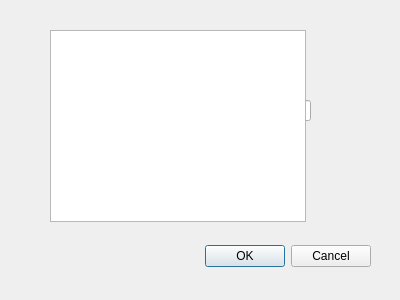
<?xml version="1.0" encoding="UTF-8"?>
<ui version="4.0">
 <class>Dialog</class>
 <widget class="QDialog" name="Dialog">
  <property name="geometry">
   <rect>
    <x>0</x>
    <y>0</y>
    <width>400</width>
    <height>300</height>
   </rect>
  </property>
  <property name="windowTitle">
   <string>Dialog</string>
  </property>
  <widget class="QDialogButtonBox" name="buttonBox">
   <property name="geometry">
    <rect>
     <x>30</x>
     <y>240</y>
     <width>341</width>
     <height>32</height>
    </rect>
   </property>
   <property name="orientation">
    <enum>Qt::Horizontal</enum>
   </property>
   <property name="standardButtons">
    <set>QDialogButtonBox::Cancel|QDialogButtonBox::Ok</set>
   </property>
  </widget>
  <widget class="QLineEdit" name="lineEdit">
   <property name="geometry">
    <rect>
     <x>90</x>
     <y>100</y>
     <width>221</width>
     <height>21</height>
    </rect>
   </property>
   <property name="font">
    <font>
     <pointsize>10</pointsize>
    </font>
   </property>
   <property name="alignment">
    <set>Qt::AlignCenter</set>
   </property>
  </widget>
  <widget class="QLabel" name="label">
   <property name="geometry">
    <rect>
     <x>100</x>
     <y>70</y>
     <width>211</width>
     <height>16</height>
    </rect>
   </property>
   <property name="sizePolicy">
    <sizepolicy hsizetype="Minimum" vsizetype="Minimum">
     <horstretch>0</horstretch>
     <verstretch>0</verstretch>
    </sizepolicy>
   </property>
   <property name="font">
    <font>
     <pointsize>9</pointsize>
    </font>
   </property>
   <property name="text">
    <string>Enter sync characters (hex)</string>
   </property>
  </widget>
  <widget class="QListView" name="listView">
   <property name="geometry">
    <rect>
     <x>50</x>
     <y>30</y>
     <width>256</width>
     <height>192</height>
    </rect>
   </property>
  </widget>
 </widget>
 <resources/>
 <connections>
  <connection>
   <sender>buttonBox</sender>
   <signal>accepted()</signal>
   <receiver>Dialog</receiver>
   <slot>accept()</slot>
   <hints>
    <hint type="sourcelabel">
     <x>248</x>
     <y>254</y>
    </hint>
    <hint type="destinationlabel">
     <x>157</x>
     <y>274</y>
    </hint>
   </hints>
  </connection>
  <connection>
   <sender>buttonBox</sender>
   <signal>rejected()</signal>
   <receiver>Dialog</receiver>
   <slot>reject()</slot>
   <hints>
    <hint type="sourcelabel">
     <x>316</x>
     <y>260</y>
    </hint>
    <hint type="destinationlabel">
     <x>286</x>
     <y>274</y>
    </hint>
   </hints>
  </connection>
 </connections>
</ui>
